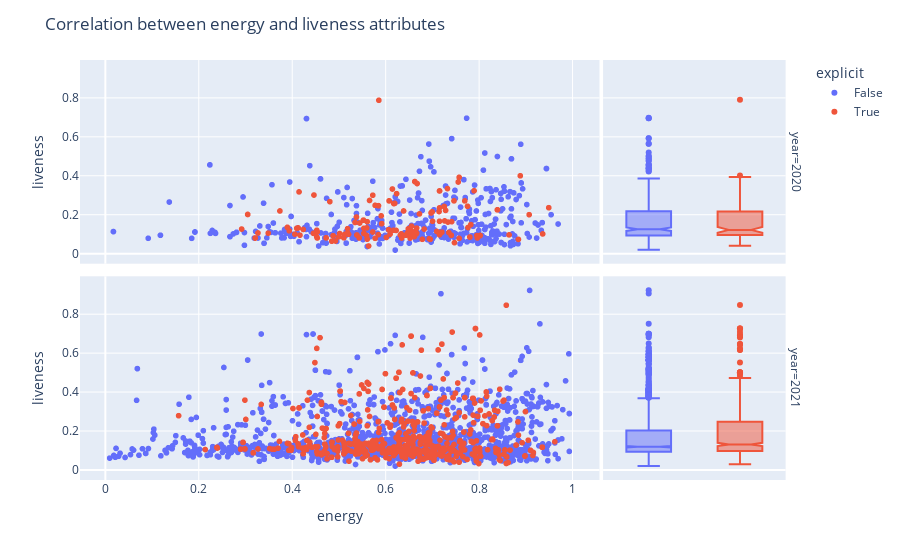

Notebook cell for this chart:
### Code cell
get_correlation_song_attribute('energy', 'liveness')

### Figure 1 — Plotly figure (JSON) as saved in the notebook; plotly's stock layout.template omitted (floating-point values rounded to 4 significant figures; data arrays with more than 128 entries replaced by an {"elided": "..."} marker saying what was removed)
{"data": [{"hovertemplate": "explicit=False<br>year=2020<br>energy=%{x}<br>liveness=%{y}<extra></extra>", "legendgroup": "False", "marker": {"color": "#636efa", "symbol": "circle"}, "mode": "markers", "name": "False", "showlegend": true, "type": "scattergl", "x": {"elided": "476 float values"}, "xaxis": "x3", "y": {"elided": "476 float values"}, "yaxis": "y3"}, {"alignmentgroup": "True", "hovertemplate": "explicit=False<br>year=2020<br>liveness=%{y}<extra></extra>", "legendgroup": "False", "marker": {"color": "#636efa", "symbol": "circle"}, "name": "False", "notched": true, "offsetgroup": "False", "showlegend": false, "type": "box", "xaxis": "x4", "y": {"elided": "476 float values"}, "yaxis": "y4"}, {"hovertemplate": "explicit=False<br>year=2021<br>energy=%{x}<br>liveness=%{y}<extra></extra>", "legendgroup": "False", "marker": {"color": "#636efa", "symbol": "circle"}, "mode": "markers", "name": "False", "showlegend": false, "type": "scattergl", "x": {"elided": "2007 float values"}, "xaxis": "x", "y": {"elided": "2007 float values"}, "yaxis": "y"}, {"alignmentgroup": "True", "hovertemplate": "explicit=False<br>year=2021<br>liveness=%{y}<extra></extra>", "legendgroup": "False", "marker": {"color": "#636efa", "symbol": "circle"}, "name": "False", "notched": true, "offsetgroup": "False", "showlegend": false, "type": "box", "xaxis": "x2", "y": {"elided": "2007 float values"}, "yaxis": "y2"}, {"hovertemplate": "explicit=True<br>year=2020<br>energy=%{x}<br>liveness=%{y}<extra></extra>", "legendgroup": "True", "marker": {"color": "#EF553B", "symbol": "circle"}, "mode": "markers", "name": "True", "showlegend": true, "type": "scattergl", "x": {"elided": "172 float values"}, "xaxis": "x3", "y": {"elided": "172 float values"}, "yaxis": "y3"}, {"alignmentgroup": "True", "hovertemplate": "explicit=True<br>year=2020<br>liveness=%{y}<extra></extra>", "legendgroup": "True", "marker": {"color": "#EF553B", "symbol": "circle"}, "name": "True", "notched": true, "offsetgroup": "True", "showlegend": false, "type": "box", "xaxis": "x4", "y": {"elided": "172 float values"}, "yaxis": "y4"}, {"hovertemplate": "explicit=True<br>year=2021<br>energy=%{x}<br>liveness=%{y}<extra></extra>", "legendgroup": "True", "marker": {"color": "#EF553B", "symbol": "circle"}, "mode": "markers", "name": "True", "showlegend": false, "type": "scattergl", "x": {"elided": "827 float values"}, "xaxis": "x", "y": {"elided": "827 float values"}, "yaxis": "y"}, {"alignmentgroup": "True", "hovertemplate": "explicit=True<br>year=2021<br>liveness=%{y}<extra></extra>", "legendgroup": "True", "marker": {"color": "#EF553B", "symbol": "circle"}, "name": "True", "notched": true, "offsetgroup": "True", "showlegend": false, "type": "box", "xaxis": "x2", "y": {"elided": "827 float values"}, "yaxis": "y2"}], "layout": {"annotations": [{"font": {}, "showarrow": false, "text": "year=2021", "textangle": 90, "x": 0.98, "xanchor": "left", "xref": "paper", "y": 0.2425, "yanchor": "middle", "yref": "paper"}, {"font": {}, "showarrow": false, "text": "year=2020", "textangle": 90, "x": 0.98, "xanchor": "left", "xref": "paper", "y": 0.7575, "yanchor": "middle", "yref": "paper"}], "legend": {"title": {"text": "explicit"}, "tracegroupgap": 0}, "margin": {"t": 60}, "title": {"text": "Correlation between energy and liveness attributes"}, "xaxis": {"anchor": "y", "domain": [0, 0.7215], "title": {"text": "energy"}}, "xaxis2": {"anchor": "y2", "domain": [0.7265, 0.98], "matches": "x2", "showgrid": false, "showline": false, "showticklabels": false, "ticks": ""}, "xaxis3": {"anchor": "y3", "domain": [0, 0.7215], "matches": "x", "showticklabels": false}, "xaxis4": {"anchor": "y4", "domain": [0.7265, 0.98], "matches": "x2", "showgrid": false, "showline": false, "showticklabels": false, "ticks": ""}, "yaxis": {"anchor": "x", "domain": [0, 0.485], "title": {"text": "liveness"}}, "yaxis2": {"anchor": "x2", "domain": [0, 0.485], "matches": "y", "showgrid": true, "showticklabels": false}, "yaxis3": {"anchor": "x3", "domain": [0.515, 1], "matches": "y", "title": {"text": "liveness"}}, "yaxis4": {"anchor": "x4", "domain": [0.515, 1], "matches": "y", "showgrid": true, "showticklabels": false}}}
